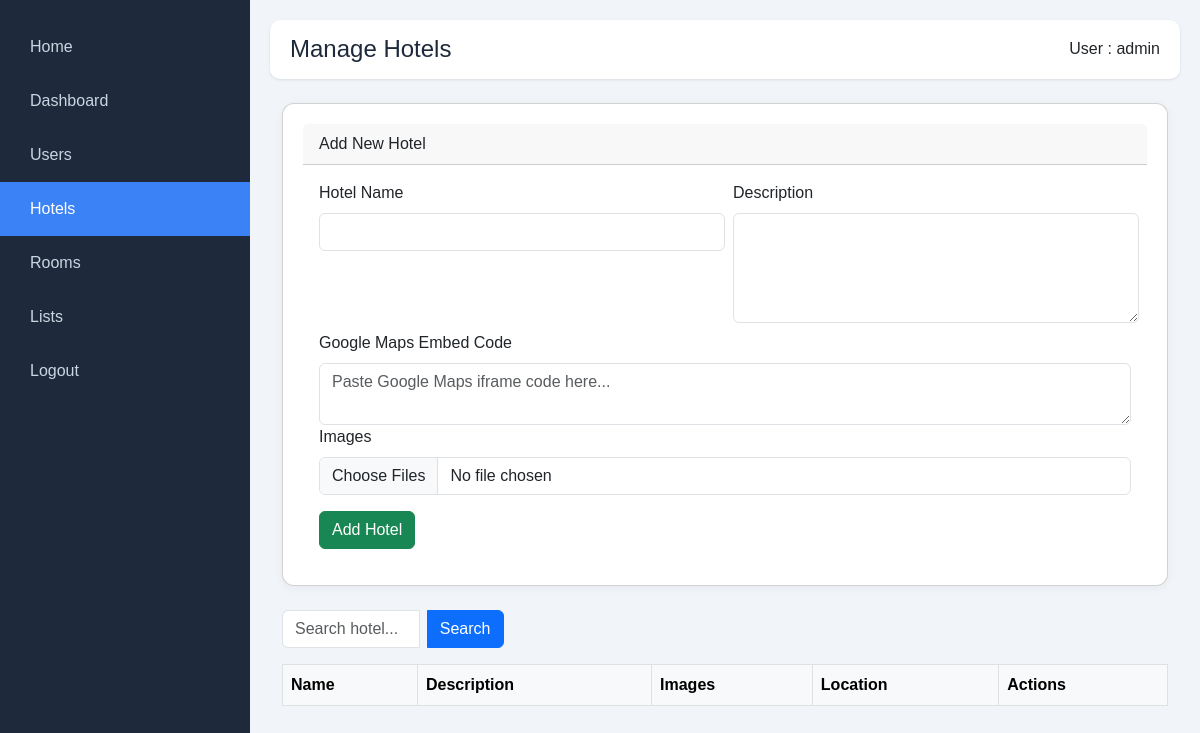
The page /admin/manage_hotels.php (signed in) on the database as committed earlier.
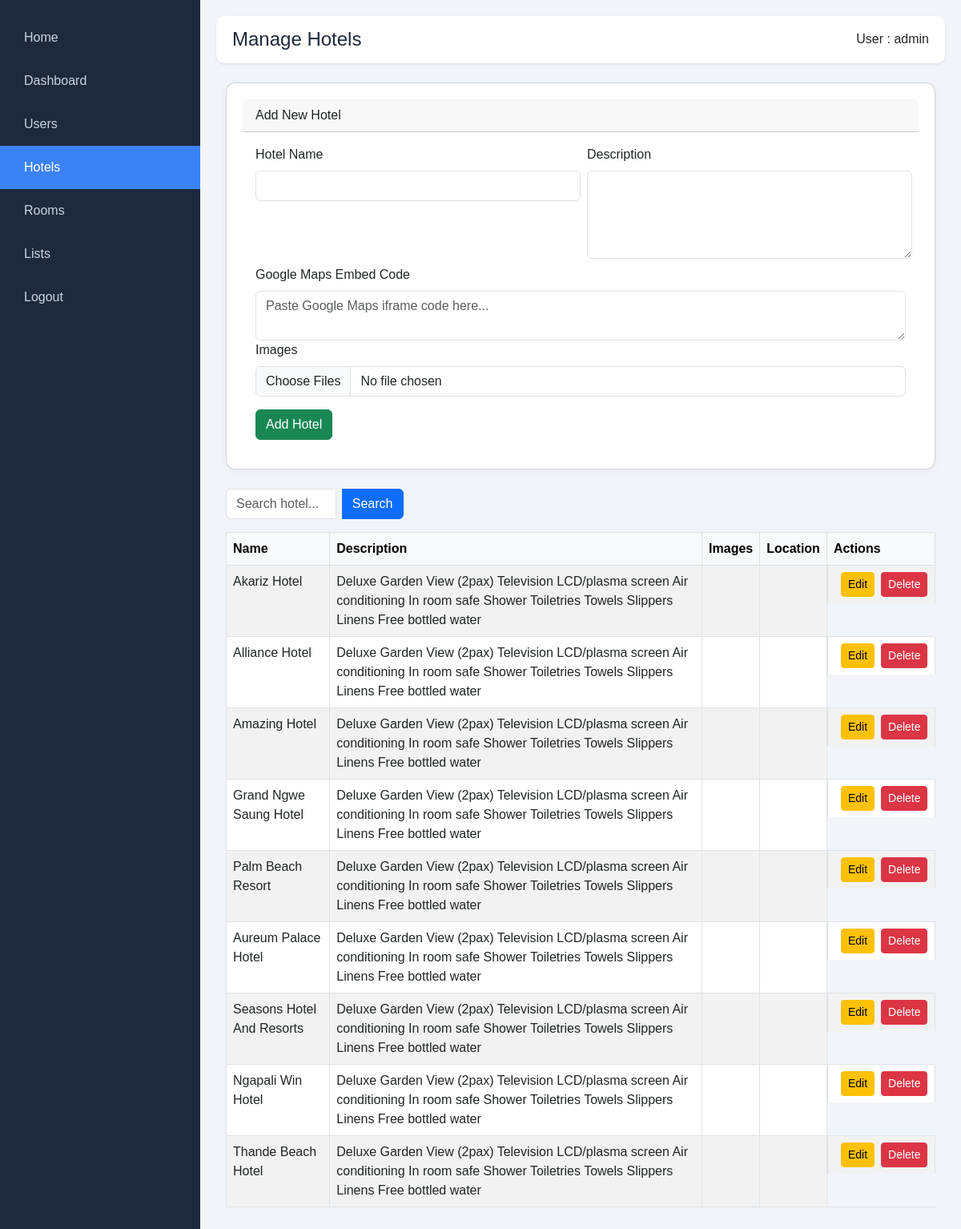
The same page on the database as committed later.
### tables this page shows
CREATE TABLE `hotels` (
  `id` int(11) NOT NULL,
  `name` varchar(255) NOT NULL,
  `description` text NOT NULL,
  `image` varchar(255) NOT NULL,
  `price` decimal(10,2) NOT NULL,
  `created_at` timestamp NOT NULL DEFAULT current_timestamp(),
  `location_embed` text DEFAULT NULL
);

### admin/manage_hotels.php (the view, shortened to what this page needs)
<?php
    include('../includes/db.php');
    $search = isset($_GET['search']) ? $_GET['search'] : '';
    $searchQuery = $search ? "WHERE name LIKE '%$search%'" : '';
    $hotels = $conn->query("SELECT * FROM hotels $searchQuery ORDER BY id ASC");
?>
<!DOCTYPE html>
<html lang="en">
<head>
    <link href="https://cdn.jsdelivr.net/npm/bootstrap@5.3.0/dist/css/bootstrap.min.css" rel="stylesheet">
    <link rel="stylesheet" href="../assets/css/dashboardstyle.css" />
</head>
<body>
    <?php include('layouts/sidebar.php'); ?>
    <div class="main">
        <?php include('layouts/header.php'); ?>
        <div class="container-fluid mt-4">
            <div class="card mb-4 w-100">
                <div class="card-header">Add New Hotel</div>
                <div class="card-body">
                    <form method="POST" enctype="multipart/form-data">
                        <div class="d-flex gap-2 mb-2">
                            <div class="col-md-6">
                                <div>
                                    <label for="name" class="form-label">Hotel Name</label>
                                    <input type="text" name="name" id="name" class="form-control" required>
                                </div>
                            </div>
                            <div class="col-md-6">
                                <div>
                                    <label for="description" class="form-label">Description</label>
                                    <textarea name="description" id="description" class="form-control" rows="4" required></textarea>
                                </div>
                            </div>
                        </div>
                        <div>
                            <label for="location_embed" class="form-label">Google Maps Embed Code</label>
                            <textarea name="location_embed" id="location_embed" class="form-control" placeholder="Paste Google Maps iframe code here..."></textarea>
                        </div>
                        <div class="mb-3">
                            <label for="images" class="form-label">Images</label>
                            <input type="file" name="images[]" id="images" class="form-control" multiple required>
                        </div>
                        <button type="submit" name="create" class="btn btn-success">Add Hotel</button>
                    </form>
                </div>
            </div>
            <div class="mb-3">
                <form method="GET" class="col-md-3">
                    <div class="input-group">
                        <input type="text" name="search" class="form-control me-2" placeholder="Search hotel..." value="<?= htmlspecialchars($search) ?>">
                        <button class="btn btn-primary">Search</button>
                    </div>
                </form>
            </div>
            <div class="table-responsive">
                <table class="table table-bordered table-striped">
                    <thead class="table-light">
                    <tr>
                        <th>Name</th>
                        <th>Description</th>
                        <th>Images</th>
                        <th>Location</th>
                        <th>Actions</th>
                    </tr>
                    </thead>
                    <tbody>
                        <?php while ($hotel = $hotels->fetch_assoc()): ?>
                            <tr>
                                <td><?= htmlspecialchars($hotel['name']) ?></td>
                                <td><?= htmlspecialchars($hotel['description']) ?></td>
                                <td>
                                </td>
                                <td>
                                    <?php if (!empty($hotel['location_embed'])): ?>
                                        <div class="map-responsive"><?= $hotel['location_embed'] ?></div>
                                    <?php else: ?>
                                        <span class="text-muted">No map</span>
                                    <?php endif; ?>
                                </td>
                                <td class="d-flex justify-content-center">
                                    <a href="edit_hotel.php?id=<?= $hotel['id'] ?>" class="btn btn-sm btn-warning mx-2">Edit</a>
                                    <a href="?delete=<?= $hotel['id'] ?>" onclick="return confirm('Are you sure?')" class="btn btn-sm btn-danger">Delete</a>
                                </td>
                            </tr>
                        <?php endwhile; ?>
                    </tbody>
                </table>
            </div>
        </div>
    </div>
</body>
</html>

Rows that differ between the two databases and show on the page:
added hotels: name "Akariz Hotel", description "Deluxe Garden View (2pax) Television LCD/plasma screen Air conditioning In room safe Shower Toiletries Towels Slippers Linens Free bottled water"
added hotels: name "Alliance Hotel", description "Deluxe Garden View (2pax) Television LCD/plasma screen Air conditioning In room safe Shower Toiletries Towels Slippers Linens Free bottled water"
added hotels: name "Amazing Hotel", description "Deluxe Garden View (2pax) Television LCD/plasma screen Air conditioning In room safe Shower Toiletries Towels Slippers Linens Free bottled water"
added hotels: name "Grand Ngwe Saung Hotel", description "Deluxe Garden View (2pax) Television LCD/plasma screen Air conditioning In room safe Shower Toiletries Towels Slippers Linens Free bottled water"
added hotels: name "Palm Beach Resort", description "Deluxe Garden View (2pax) Television LCD/plasma screen Air conditioning In room safe Shower Toiletries Towels Slippers Linens Free bottled water"
added hotels: name "Aureum Palace Hotel", description "Deluxe Garden View (2pax) Television LCD/plasma screen Air conditioning In room safe Shower Toiletries Towels Slippers Linens Free bottled water"
added hotels: name "Seasons Hotel And Resorts", description "Deluxe Garden View (2pax) Television LCD/plasma screen Air conditioning In room safe Shower Toiletries Towels Slippers Linens Free bottled water"
added hotels: name "Ngapali Win Hotel", description "Deluxe Garden View (2pax) Television LCD/plasma screen Air conditioning In room safe Shower Toiletries Towels Slippers Linens Free bottled water"
added hotels: name "Thande Beach Hotel", description "Deluxe Garden View (2pax) Television LCD/plasma screen Air conditioning In room safe Shower Toiletries Towels Slippers Linens Free bottled water"
